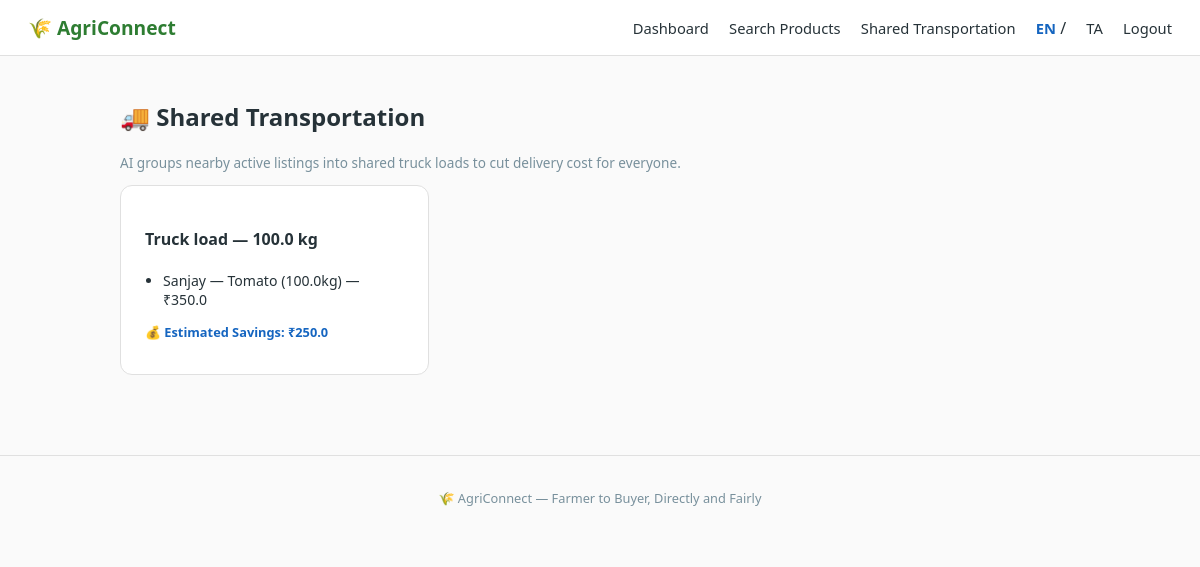
The app's page /transport (signed in) with its own data.
### models.py (models this page shows, shortened)
class User(UserMixin, db.Model):
    id = db.Column(db.Integer, primary_key=True)
    name = db.Column(db.String(120), nullable=False)
    email = db.Column(db.String(160), unique=True, nullable=False)
    password_hash = db.Column(db.String(255), nullable=False)
    role = db.Column(db.String(20), nullable=False)  # 'farmer' or 'buyer'
    sub_type = db.Column(db.String(20))  # farmer: private/public | buyer: consumer/retailer/wholesale
    language = db.Column(db.String(2), default="en")  # 'en' or 'ta'
    lat = db.Column(db.Float, default=11.1085)   # default: Tiruppur, TN
    lon = db.Column(db.Float, default=77.3411)
    rating_avg = db.Column(db.Float, default=0.0)
    rating_count = db.Column(db.Integer, default=0)
    created_at = db.Column(db.DateTime, default=datetime.utcnow)
    products = db.relationship("Product", backref="farmer", lazy=True)

class Product(db.Model):
    id = db.Column(db.Integer, primary_key=True)
    farmer_id = db.Column(db.Integer, db.ForeignKey("user.id"), nullable=False)
    name = db.Column(db.String(160), nullable=False)
    category = db.Column(db.String(50), nullable=False)
    description = db.Column(db.Text, default="")
    quantity_kg = db.Column(db.Float, nullable=False)
    price_per_kg = db.Column(db.Float, nullable=False)
    ai_suggested_price = db.Column(db.Float)
    quality_score = db.Column(db.Float)
    quality_grade = db.Column(db.String(2))
    photo_path = db.Column(db.String(255))
    status = db.Column(db.String(20), default="active")  # active / sold / in_transport
    created_at = db.Column(db.DateTime, default=datetime.utcnow)

### app.py (the view)
@app.route("/transport")
@login_required
def transport_view():
    products = Product.query.filter_by(status="active").all()
    shipments = []
    for p in products:
        farmer = db.session.get(User, p.farmer_id)
        shipments.append({
            "id": p.id, "farmer_name": farmer.name, "product": p.name,
            "quantity_kg": p.quantity_kg, "lat": farmer.lat, "lon": farmer.lon,
        })
    groups = transport_optimizer.optimize_shipments(shipments)
    return render_template("transport.html", groups=groups)

### app.py (called while the page is built)
@login_manager.user_loader
def load_user(user_id):
    return db.session.get(User, int(user_id))

@app.before_request
def set_lang():
    g.lang = session.get("lang", "en")

def t(key):
    return TRANSLATIONS.get(g.lang, TRANSLATIONS["en"]).get(key, key)

@app.context_processor
def inject_globals():
    return {"lang": g.get("lang", "en"), "current_user": current_user}

### templates/transport.html
{% extends "base.html" %}
{% block content %}
<h2>🚚 {{ t('shared_transport') }}</h2>
<p class="muted">AI groups nearby active listings into shared truck loads to cut delivery cost for everyone.</p>
<div class="transport-grid">
  {% for g in groups %}
  <div class="card transport-group">
    <h4>Truck load — {{ g.total_kg }} kg</h4>
    <ul>
      {% for f in g.farmers %}
      <li>{{ f.farmer_name }} — {{ f.product }} ({{ f.quantity_kg }}kg) — ₹{{ f.cost_share }}</li>
      {% endfor %}
    </ul>
    <p class="ai-tag">💰 {{ t('estimated_savings') }}: ₹{{ g.estimated_savings }}</p>
  </div>
  {% else %}
  <p class="muted">No active shipments to group right now.</p>
  {% endfor %}
</div>
{% endblock %}

### static/css/style.css (style rules this page uses)
:root { --green: #2e7d32; --green-light: #e8f5e9; --blue: #1565c0; --blue-light: #e3f2fd; --orange: #ef6c00; --text: #263238; --muted: #78909c; --border: #e0e0e0; --bg: #fafafa; }
* { box-sizing: border-box; }
body { font-family: 'Segoe UI', Roboto, Arial, sans-serif; margin: 0; background: var(--bg); color: var(--text); }
.card { background: white; border: 1px solid var(--border); border-radius: 12px; padding: 20px 24px; margin-bottom: 20px; }
.muted { color: var(--muted); font-size: 0.85rem; }
.ai-tag { color: var(--blue); font-size: 0.8rem; font-weight: 600; }
.transport-grid { display: grid; grid-template-columns: repeat(auto-fill, minmax(260px, 1fr)); gap: 16px; }
.transport-group ul { padding-left: 18px; font-size: 0.88rem; }

### records on screen
User: farmer_name "Sanjay"
Product: product "Tomato", quantity_kg "100.0"

### other values on screen
{{ t('site_name') }} "AgriConnect"
{{ t('dashboard') }} "Dashboard"
{{ t('search_products') }} "Search Products"
{{ t('shared_transport') }} "Shared Transportation"
{{ t('logout') }} "Logout"
{{ g.total_kg }} "100.0"
{{ f.cost_share }} "350.0"
{{ t('estimated_savings') }} "Estimated Savings"
{{ g.estimated_savings }} "250.0"
{{ t('tagline') }} "Farmer to Buyer, Directly and Fairly"
